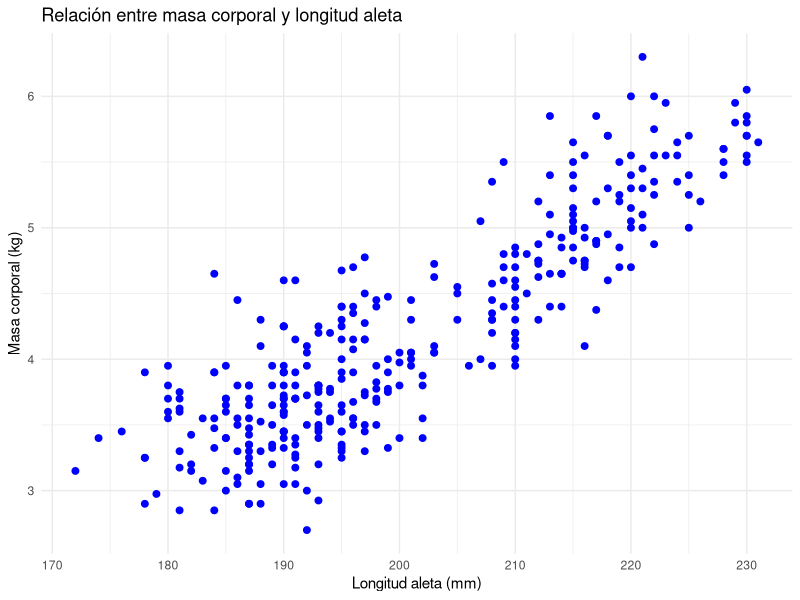
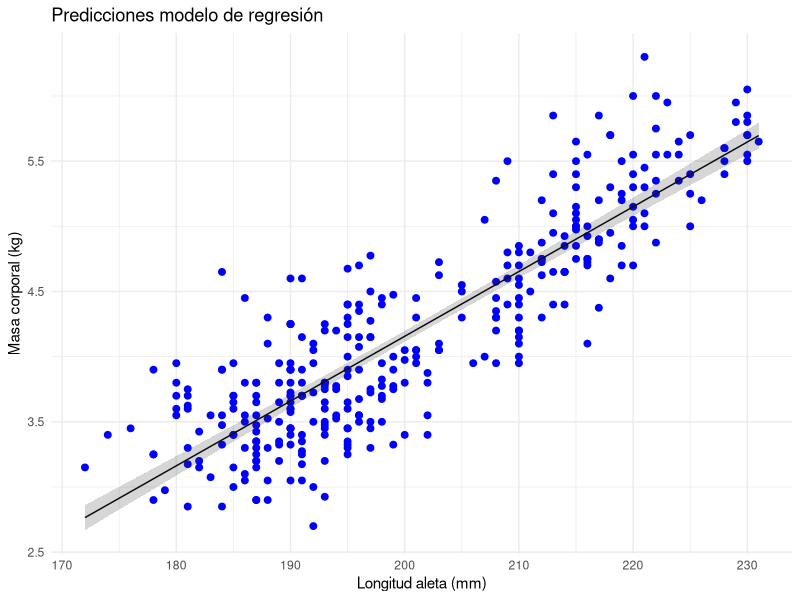
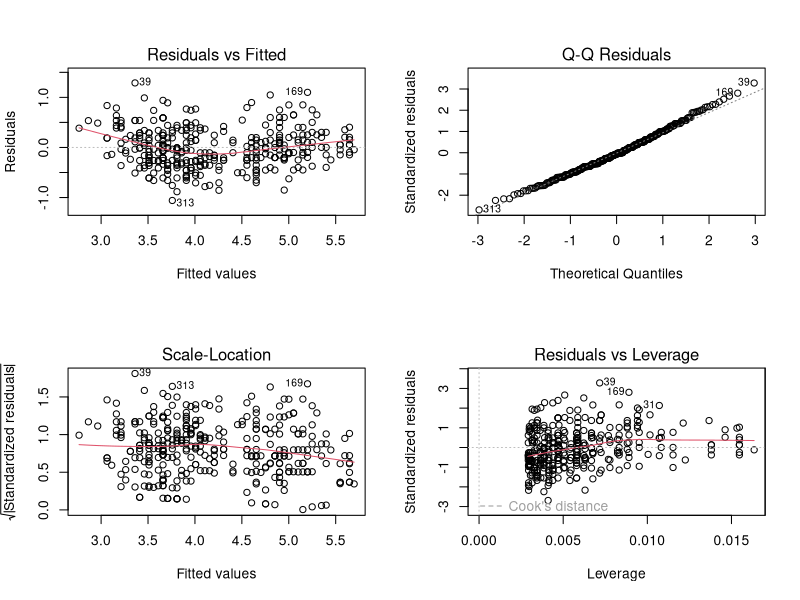
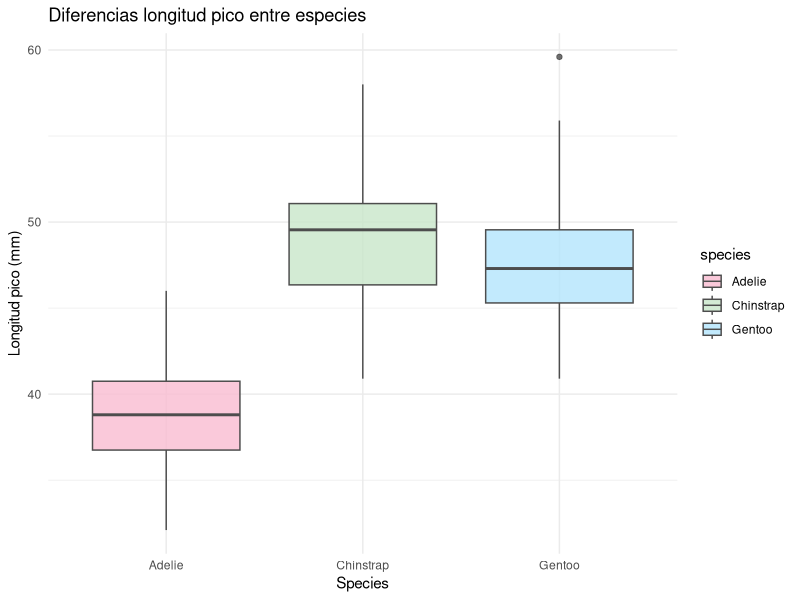
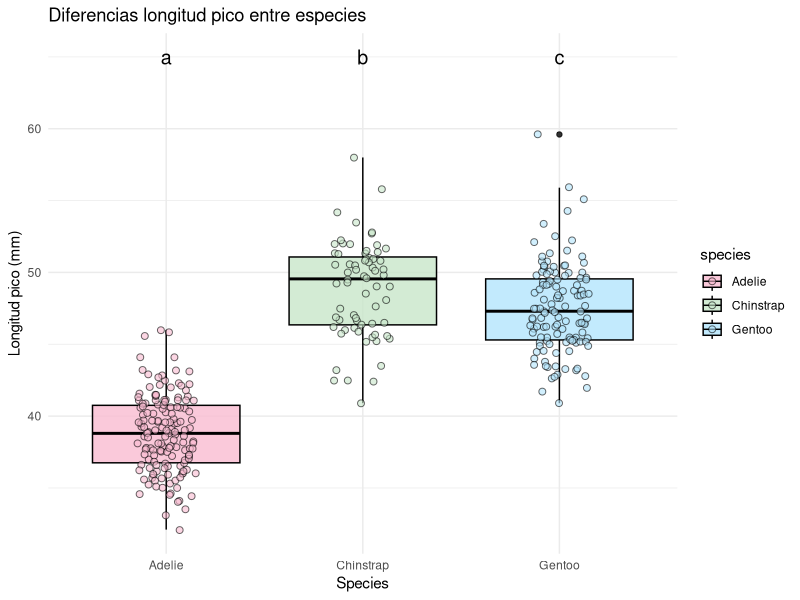
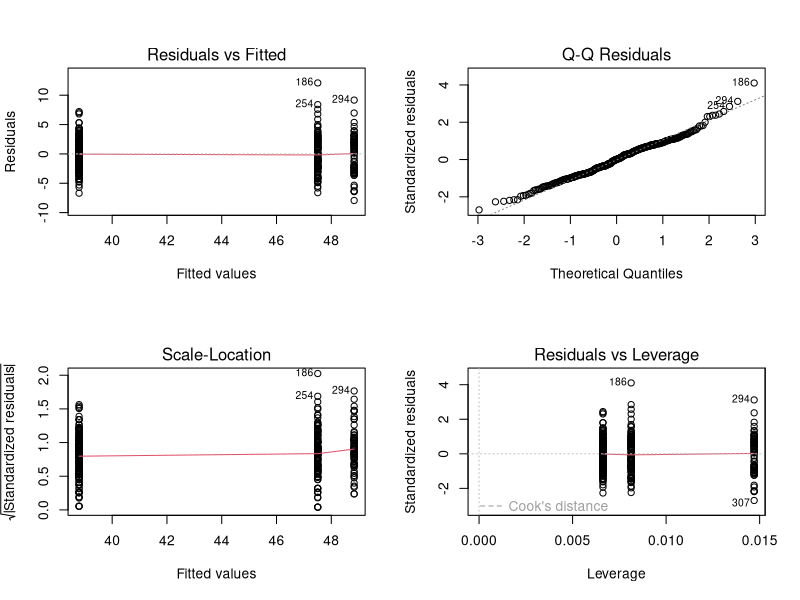
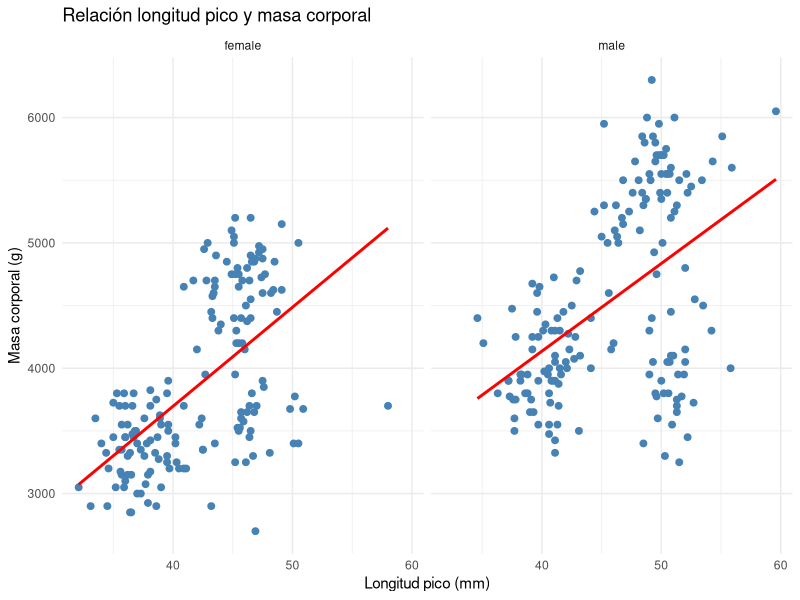
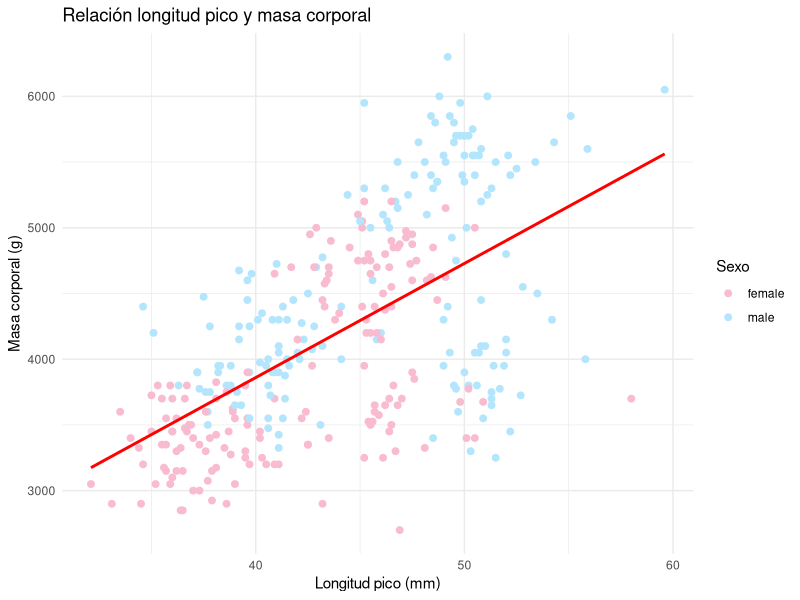

The R source for these figures, in order:
# Paquetes que se van a utilizar
library(palmerpenguins)
library(dplyr)
library(ggplot2)
library(broom)
library(tidyverse)
library(lmtest)
library(car)
library(multcomp)

## Modelos de regresión

#### 1. Leer los datos en R y explorar gráficamente la relación entre las variables

data(penguins)
head(penguins)

# eliminamos NAs variables que vamos a utilizar y pasamos masa corporal a kg

penguins_clean <- penguins %>%
  filter(!is.na(flipper_length_mm), !is.na(body_mass_g))
penguins_clean$body_mass_g <- penguins_clean$body_mass_g/1000

ggplot(data = penguins_clean, aes(x = flipper_length_mm, y = body_mass_g)) +  
  geom_point(color = "blue", size = 2) +      
  labs(x = "Longitud aleta (mm)",         
       y = "Masa corporal (kg)",                   
       title = "Relación entre masa corporal y longitud aleta "   
  ) +
  theme_minimal()       

#### 2. Ajuste modelo de regresión
  
lm_reg1 <- lm(body_mass_g ~ flipper_length_mm, data = penguins_clean)

#### 3. Variación explicada por el modelo y resolución hipótesis

anova(lm_reg1)

#### 4. Interpretación del modelo
  
summary(lm_reg1)

#### 5. Predicciones con el modelo
  
preds <- augment(lm_reg1, type.predict = "response", se_fit = TRUE)
preds <- preds %>%
  mutate(lower = .fitted - 1.96 * .se.fit,upper = .fitted + 1.96 * .se.fit)

ggplot(data = preds, aes(x = flipper_length_mm, y = body_mass_g)) +  
  geom_point(color = "blue", size = 2) +     
  geom_line(aes(y = .fitted)) +
  geom_ribbon(aes(ymin = lower, ymax = upper), alpha = 0.2) +
  labs(x = "Longitud aleta (mm)",         
       y = "Masa corporal (kg)",                   
       title = "Predicciones modelo de regresión"   
  ) +
  theme_minimal()         

#### 6. Revisión supuestos del modelo
  
par(mfrow=c(2,2))
plot(lm_reg1)      

shapiro.test(residuals(lm_reg1))

resettest(lm_reg1)

ncvTest(lm_reg1)

## Modelos factoriales: ANOVA y ANCOVA

### Análisis de la varianza (ANOVA)
  
#### 1. Explorar gráficamente la relación entre las variables

ggplot(data = penguins, aes(x = species, y = bill_length_mm, fill = species)) +  
  geom_boxplot(alpha = 0.8, color = "gray30") +
  scale_fill_manual(values = c("#F8BBD0", "#C8E6C9", "#B3E5FC")) +
  labs(x = "Species",         
       y = "Longitud pico (mm)",                   
       title = "Diferencias longitud pico entre especies"   
  ) +
  theme_minimal()        

#### 2. Ajuste modelo factorial

penguins <- penguins %>%
  mutate(species = as.factor(species))
lm_reg2 <- lm(bill_length_mm ~ species, data = penguins)

#### 3. Variación explicada por el modelo y resolución hipótesis

anova(lm_reg2)

#### 4. Interpretación del modelo y comparaciones *post-hoc*
  
summary(lm_reg2)

contrasts(penguins$species)

posthoc_species <- glht(lm_reg2, linfct=mcp(species="Tukey"))
summary(posthoc_species)

#### 5. Representación gráfica diferencias significativas
  
ggplot(data = penguins, aes(x = species, y = bill_length_mm, fill = species, color = species)) +  
  geom_boxplot(alpha = 0.8, color = "black") +
  geom_jitter(width = 0.15, alpha = 0.6, size = 2, shape=21, color="black") +
  scale_fill_manual(values = c("#F8BBD0", "#C8E6C9", "#B3E5FC")) +
  scale_color_manual(values = c("#F8BBD0", "#C8E6C9", "#B3E5FC")) +
  labs(x = "Species",         
       y = "Longitud pico (mm)",                   
       title = "Diferencias longitud pico entre especies"   
  ) +
  theme_minimal() +
  geom_text(data = penguins[2,], aes(y = 65, label = "a"), color="black", 
            size=5, nudge_x = 0) +
  geom_text(data = penguins[2,], aes(y = 65, label = "b"), color="black", 
            size=5, nudge_x = 1) +
  geom_text(data = penguins[2,], aes(y = 65, label = "c"), color="black", 
            size=5, nudge_x = 2) 

#### 6. Revisión supuestos del modelo
  
par(mfrow=c(2,2))
plot(lm_reg2)      

#### Cambiar nivel de referencia del factor
  
levels(penguins$species)
penguins$species <- relevel(penguins$species, ref = "Gentoo")
levels(penguins$species)

### Análisis de la covarianza (ANCOVA)
  
ggplot(subset(penguins, !is.na(sex)), aes(x = bill_length_mm, y = body_mass_g)) +
  geom_point(color = "steelblue", size = 2) +
  geom_smooth(method = "lm", se = FALSE, color = "red") +
  facet_wrap(~ sex) +
  labs(
    title = "Relación longitud pico y masa corporal",
    x = "Longitud pico (mm)",
    y = "Masa corporal (g)"
  ) +
  theme_minimal()

#### Ajuste modelo 
  
lm_3 <- lm(body_mass_g ~ bill_length_mm*sex, data = penguins)

#### Comprobación de hipótesis

anova(lm_3)

lm_4 <- lm(body_mass_g ~ bill_length_mm+sex, data = penguins)
anova(lm_4)

ggplot(subset(penguins, !is.na(sex)), aes(x = bill_length_mm, y = body_mass_g, color = sex)) +
  geom_point(size = 2) +
  scale_color_manual(values = c("#F8BBD0", "#B3E5FC")) +
  geom_smooth(method = "lm", se = FALSE, color = "red") +
  labs(
    title = "Relación longitud pico y masa corporal",
    x = "Longitud pico (mm)",
    y = "Masa corporal (g)",
    color = "Sexo"
  ) +
  theme_minimal()

ggplot(data = subset(penguins, !is.na(sex)), aes(x = sex, y = body_mass_g, fill = sex, color = sex)) +  
  geom_boxplot(alpha = 0.8, color = "black") +
  geom_jitter(width = 0.15, alpha = 0.6, size = 2, shape=21, color="black") +
  scale_fill_manual(values = c("#F8BBD0", "#B3E5FC")) +
  scale_color_manual(values = c("#F8BBD0", "#B3E5FC")) +
  labs(x = "Sexo",         
       y = "Masa corporal (g)",                   
       title = "Diferencias masa corporal entre sexo"   
  ) +
  theme_minimal() +
  geom_text(data = penguins[2,], aes(y = 6500, label = "a"), color="black", 
            size=5, nudge_x = 0) +
  geom_text(data = penguins[2,], aes(y = 6500, label = "b"), color="black", 
            size=5, nudge_x = 1)         

## Caso con pendientes significativamente distintas 

ggplot(subset(penguins, !is.na(species)), aes(x = flipper_length_mm, y = body_mass_g)) +
  geom_point(color = "steelblue", size = 2) +
  geom_smooth(method = "lm", se = FALSE, color = "red") +
  facet_wrap(~ species) +
  labs(
    title = "Relación longitud aleta y masa corporal",
    x = "Longitud aleta (mm)",
    y = "Masa corporal (g)"
  ) +
  theme_minimal()

datos_limpios <- penguins %>%
  filter(!is.na(flipper_length_mm))
lm_5 <- lm(body_mass_g ~ flipper_length_mm*species, data = datos_limpios)
anova(lm_5)

summary(lm_5)

#### Gráfica de predicciones
  
newdata <- expand.grid(
  flipper_length_mm = seq(min(datos_limpios$flipper_length_mm), max(datos_limpios$flipper_length_mm), length.out = 100),
  species = levels(datos_limpios$species)
)
predicciones_grid <- augment(lm_5, newdata = newdata)

ggplot(datos_limpios, aes(x = flipper_length_mm, y = body_mass_g, color = species)) +
  geom_point(alpha = 0.5) +
  geom_line(data = predicciones_grid, aes(x= flipper_length_mm, y = .fitted, group = species, color = species), size = 1.2) +
  scale_color_manual(values = c("#F8BBD0", "#C8E6C9", "#B3E5FC")) +
  labs(
    title = "ANCOVA: predicciones por especie",
    x = "Longitud aleta (mm)",
    y = "Masa corporal (g)",
    color = "Especie"
  ) +
  theme_minimal()

#### Supuestos del modelo

par(mfrow=c(2,2))
plot(lm_5)
